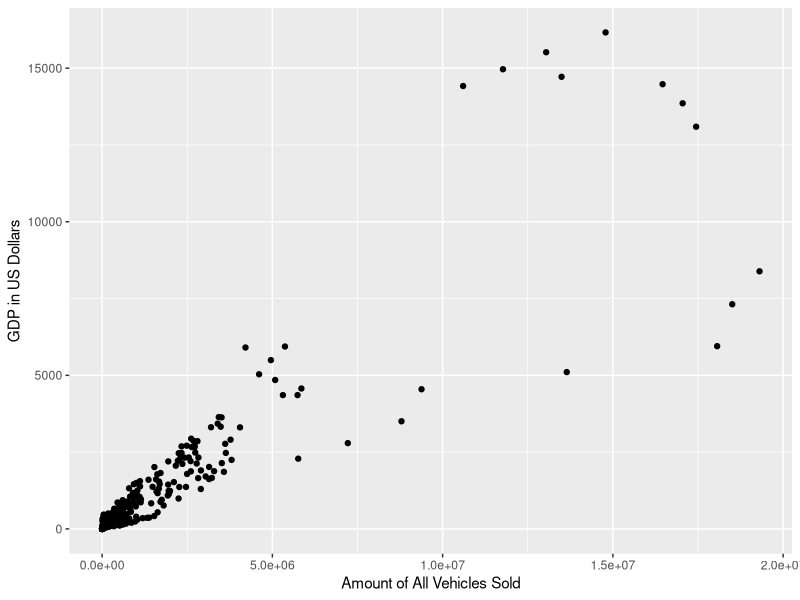
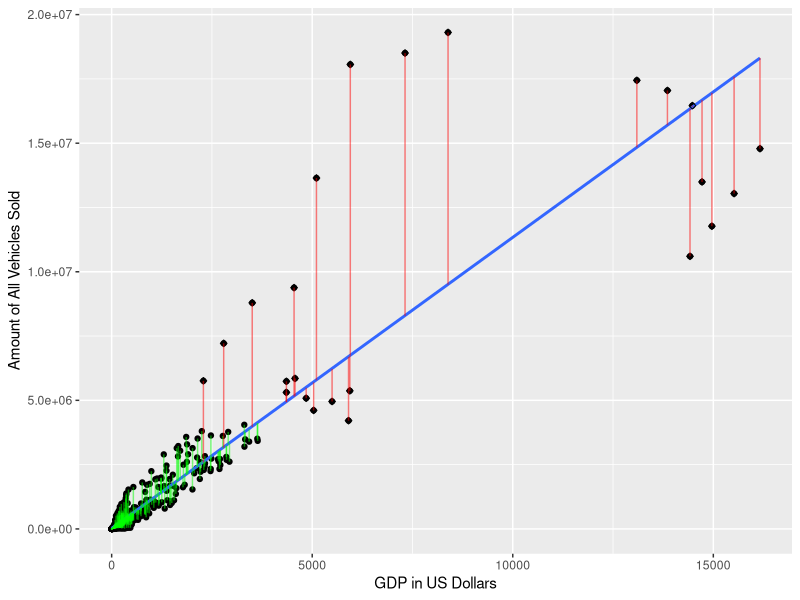
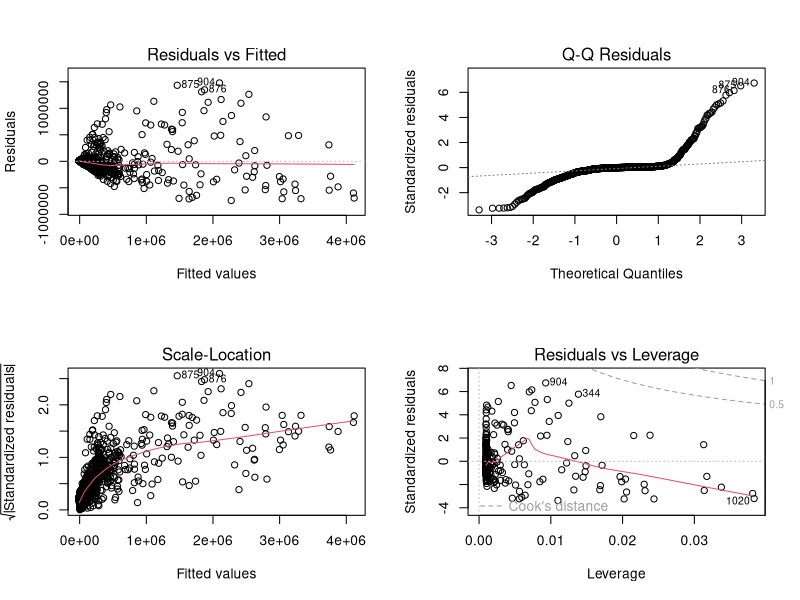
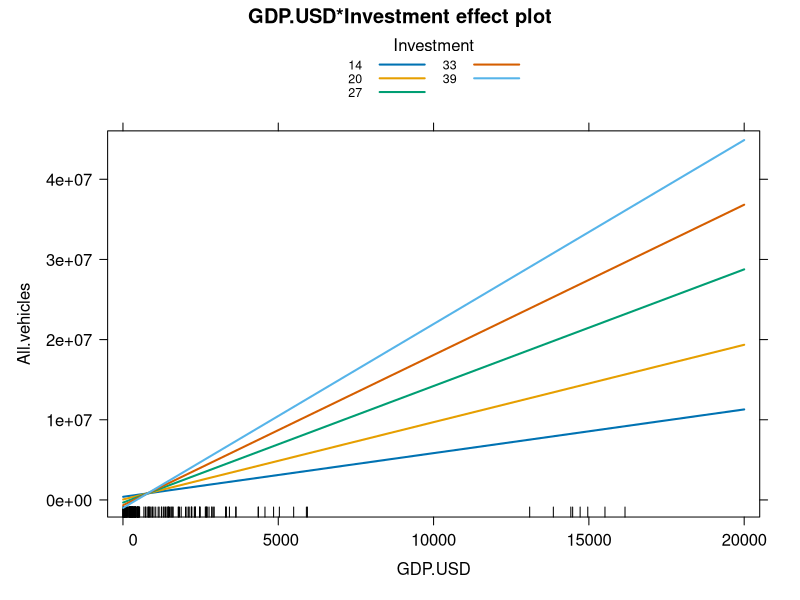
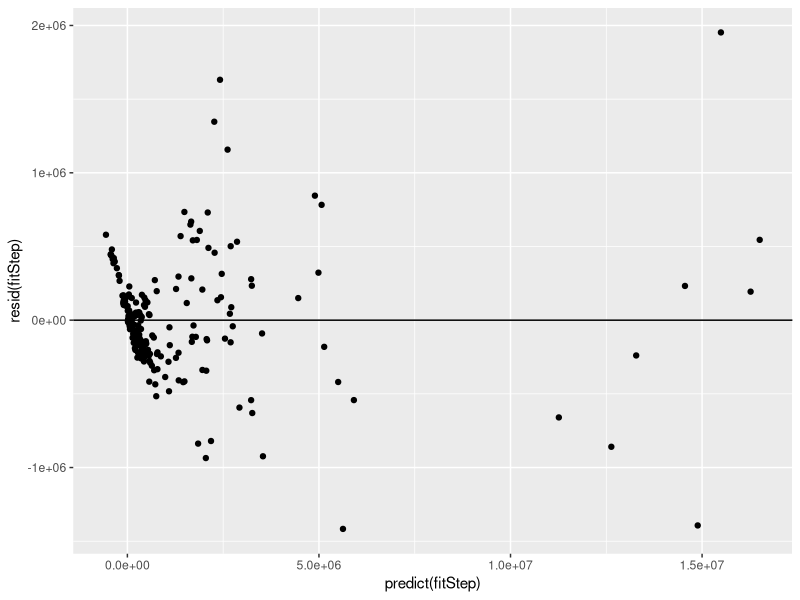

Generate these figures, in order, with R: (Note: this script raises an error after producing the figures.)
## ---- chunk 1
df <- read.csv('data.csv')

names(df)[names(df) == 'Gross.domestic.product..current.prices..U.S..dollars.'] <- 'GDP.USD'
names(df)[names(df) == 'Current.account.balance..Percent.of.GDP.'] <- 'Current.Acc.Bal.PercGDP'
names(df)[names(df) == 'Current.account.balance..U.S..dollars.'] <- 'Current.Acc.Bal.USD'
names(df)[names(df) == 'Employment..Persons.'] <- 'Employment'
names(df)[names(df) == 'Export.volume.of.goods.and.services..Percent.change.'] <- 'Export'
names(df)[names(df) == 'Gross.domestic.product.based.on.purchasing.power.parity..PPP..valuation.of.country.GDP..Current.international.dollar.'] <- 'GDP.PPP'
names(df)[names(df) == 'Gross.domestic.product.per.capita..current.prices..U.S..dollars.'] <- 'GDP.per.capita'
names(df)[names(df) == 'Gross.domestic.product..constant.prices..Percent.change.'] <- 'GDP.PercChange'
names(df)[names(df) == 'Gross.domestic.product..deflator..Index.'] <- 'GDP.deflatorIndex'
names(df)[names(df) == 'Gross.national.savings..Percent.of.GDP.'] <- 'National.Savings'
names(df)[names(df) == 'Import.volume.of.goods.and.services..Percent.change.'] <- 'Import'
names(df)[names(df) == 'Inflation..average.consumer.prices..Index.'] <- 'Inflation.Index'
names(df)[names(df) == 'Inflation..average.consumer.prices..Percent.change.'] <- 'Inflation.PercChange'
names(df)[names(df) == 'Investment..Percent.of.GDP.'] <- 'Investment'
names(df)[names(df) == 'Output.gap.in.percent.of.potential.GDP..Percent.of.potential.GDP.'] <- 'Output.Gap'
names(df)[names(df) == 'Population..Persons.'] <- 'Population'                                    
names(df)[names(df) == 'Trade.volume.of.goods.and.services..Percent.change.'] <- 'Trade.Volume'     
names(df)[names(df) == 'Unemployment.rate..Percent.of.total.labor.force.'] <- 'Unemployment.Rate'

df <- df[df$GDP.USD < 40000,]
todrop <- c("Commercial.vehicles","Passengers.Cars", "Trade.Volume")
df <- df[,!(names(df) %in% todrop)]
## ---- chunk 2
library(ggplot2)
qplot(df$All.vehicles, df$GDP.USD) +
  xlab("Amount of All Vehicles Sold") + 
  ylab("GDP in US Dollars")
## ---- chunk 3
excludedCountries <- c('japan', 'china', 'united states of america');
dfExcluded <- df[!(df$country %in% excludedCountries),]
dfNonExcluded <- df[(df$country %in% excludedCountries),]
fit <- lm(data=dfExcluded, All.vehicles ~ GDP.USD)
summary(fit)
yhat <- predict(fit)
yhat2 <- predict(fit, newdata = dfNonExcluded)
## ---- chunk 4
qplot(x = GDP.USD, y = All.vehicles, data=df) +
      geom_smooth(method="lm", se=FALSE, size=1, data=df) +
      geom_segment(data= dfExcluded, x=dfExcluded$GDP.USD,
                   y=dfExcluded$All.vehicles,
                   xend=dfExcluded$GDP.USD,
                   yend=yhat, colour=I("green"),alpha=0.5) +
      geom_point(data=dfNonExcluded, shape=23) +
      geom_segment(data= dfNonExcluded, x=dfNonExcluded$GDP.USD,
                   y=dfNonExcluded$All.vehicles,
                   xend=dfNonExcluded$GDP.USD,
                   yend=yhat2, colour=I("red"),alpha=0.5) +
      ylab("Amount of All Vehicles Sold") +
      xlab("GDP in US Dollars")
## ---- chunk 5
par(mfrow=c(2,2))
plot(fit)
## ---- chunk 6
fitMore <- lm(data=df, All.vehicles ~ . - year - X - country)
summary(fitMore)
## ---- chunk 7
library(MASS)
fitStep <- stepAIC(fitMore, direction="both", trace=0)

summary(fitStep)
## ---- chunk 8
fitStep <- lm(data=df, All.vehicles ~ Current.Acc.Bal.PercGDP + Current.Acc.Bal.USD + Employment + GDP.USD + National.Savings + Investment + Output.Gap)
              
summary(fitStep)
## ---- chunk 9
fitInteraction <- lm(data=df, All.vehicles ~  GDP.USD*Investment + Output.Gap)        
summary(fitInteraction)

library(effects)
plot(effect("GDP.USD:Investment", fitInteraction, xlevels=list(wt=c(2,3))), multiline=TRUE)

fitStep <- fitInteraction
## ---- chunk 10
library(car)
qplot(predict(fitStep), resid(fitStep), geom="point") + geom_hline(yintercept=0)
## ---- chunk 11
x <- resid(fitStep)
qqPlot(fitStep,main = "QQ-Plot")

qplot(x,geom="blank") +
geom_histogram( colour=I("white"), aes(y=..density..)) +
  stat_function(fun=dnorm, aes(colour="Normal"),arg=list(mean=mean(resid(fitStep)),
                                                         sd=sd(resid(fitStep))))
## ---- chunk 12
library(lmtest)
qplot(predict(fitStep),resid(fitStep), geom="point")
spreadLevelPlot(fitStep)
bptest(fitStep)
## ---- chunk 13
durbinWatsonTest(fitStep)
